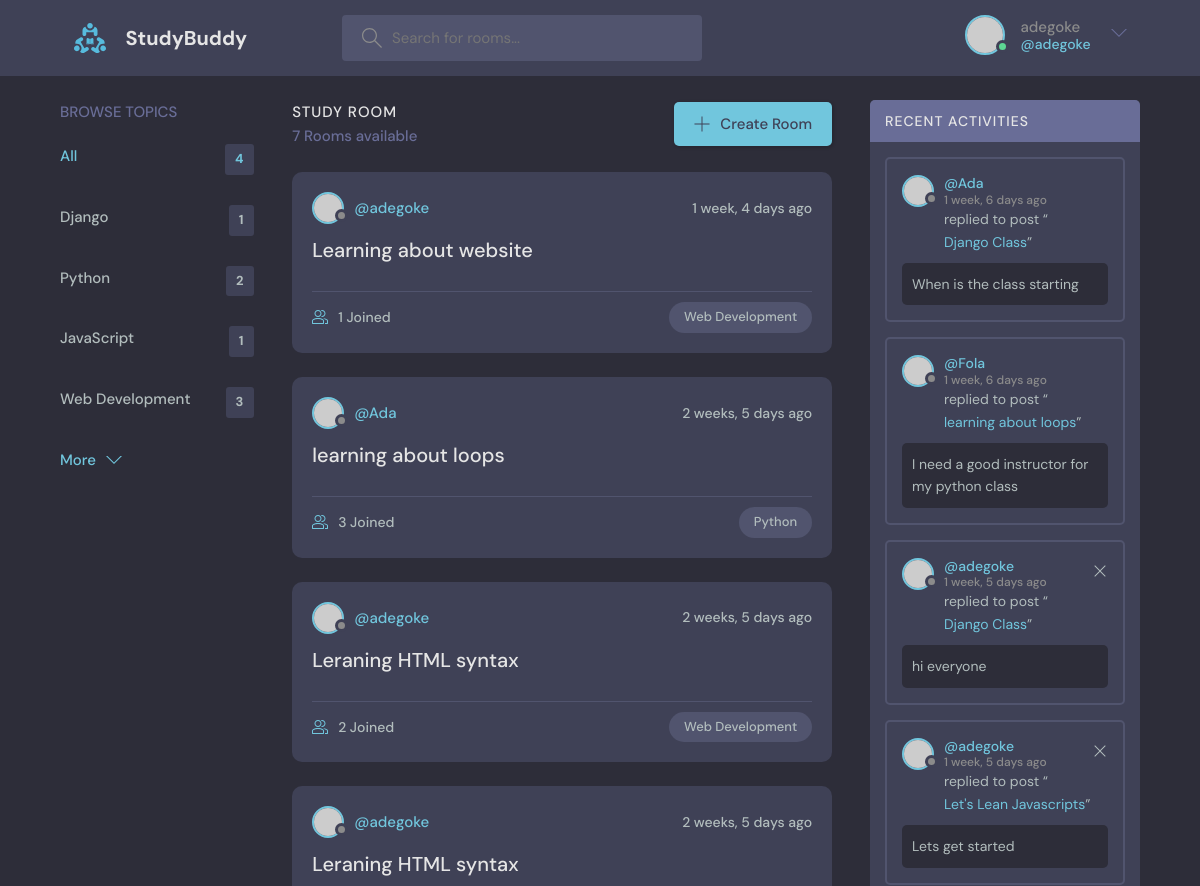
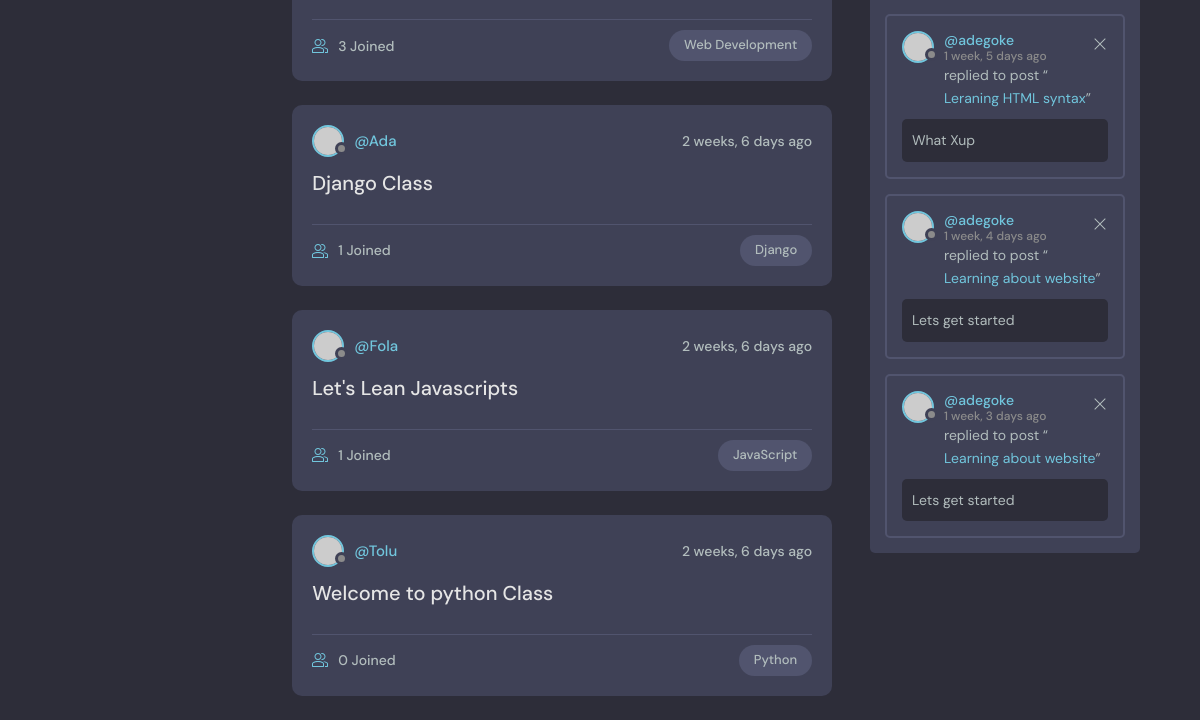
Page / (signed in) on the earlier database version (2 pictures, top to bottom).
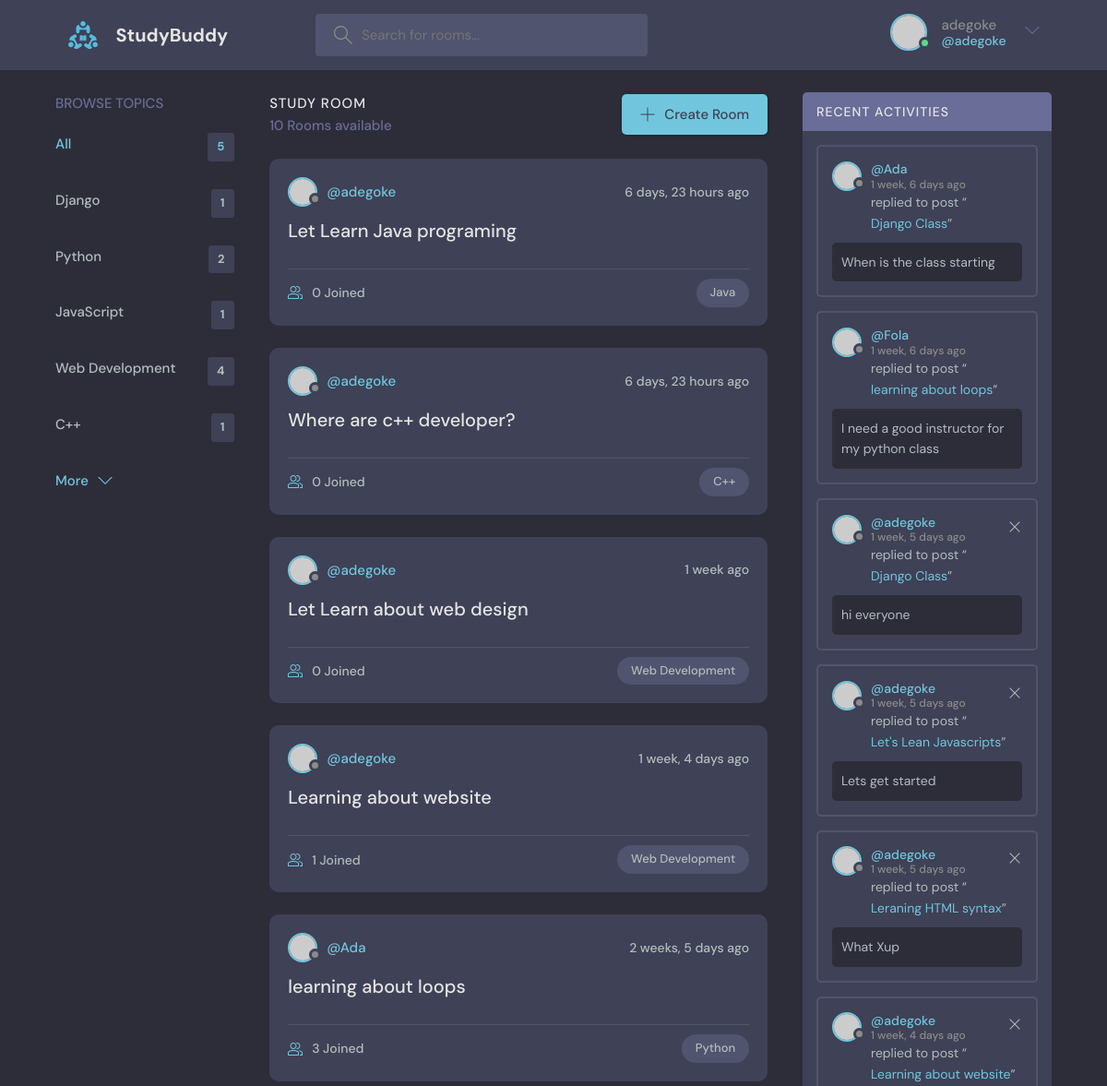
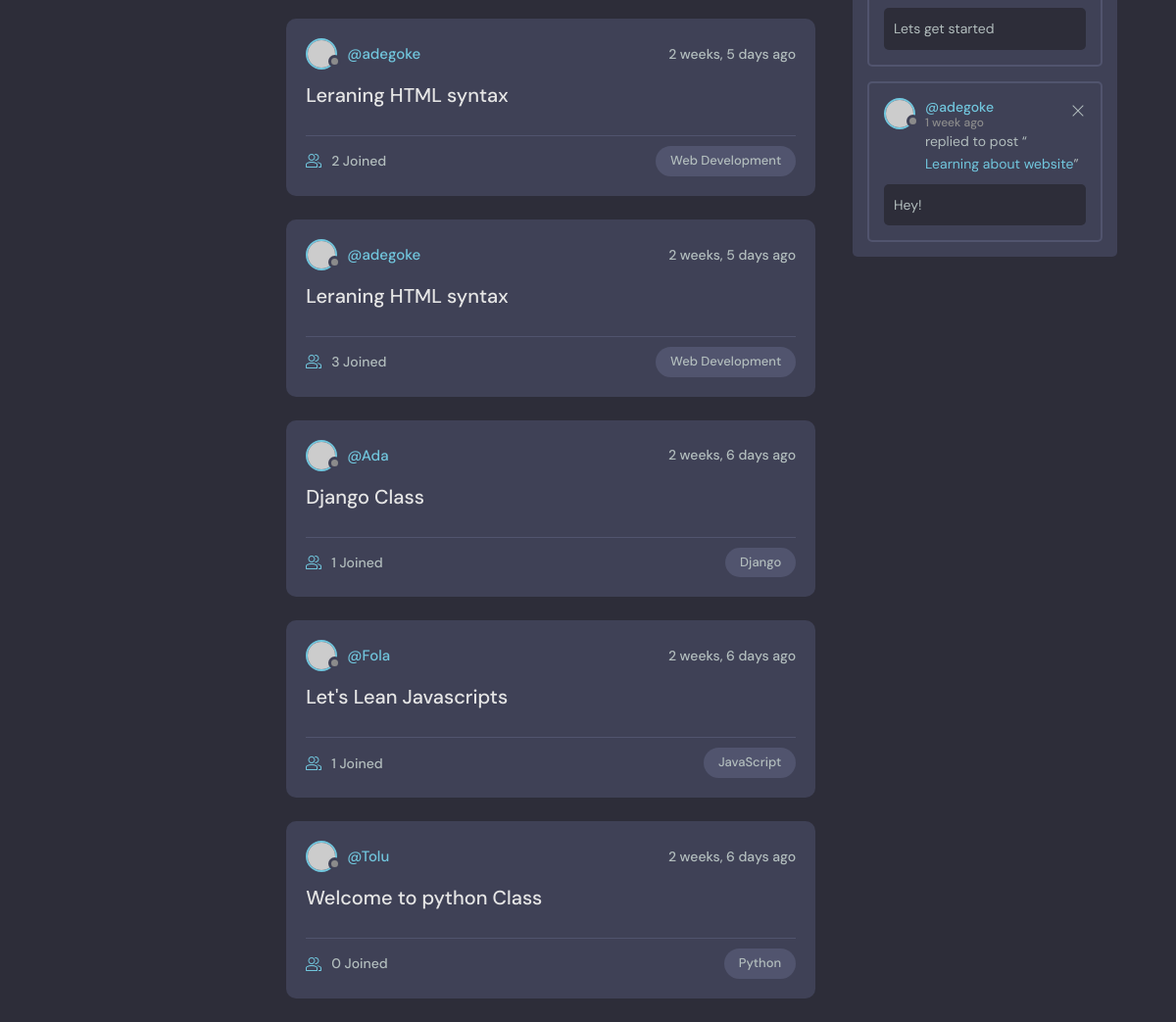
Same page on the later database version (2 pictures, top to bottom).
### tunde/models.py (models this page shows, shortened)
class Topic(models.Model):
    name=models.CharField(max_length=200)

class Room(models.Model):
    host=models.ForeignKey(User,  on_delete=models.SET_NULL, null=True)
    topic=models.ForeignKey(Topic, on_delete=models.SET_NULL, null=True)
    name=models.CharField(max_length=300)
    description=models.TextField(blank=True)
    participants=models.ManyToManyField(User, related_name='participants', blank=True)
    created_date=models.DateTimeField(auto_now_add=True)
    updated_date=models.DateTimeField(auto_now=True)
    class Meta:
        ordering = ['-created_date', '-updated_date']
    def __str__(self):
        return self.name

class Message(models.Model):
    user=models.ForeignKey(User, on_delete=models.CASCADE)
    room=models.ForeignKey(Room, on_delete=models.CASCADE)
    body=models.TextField(blank=True)
    created_date=models.DateTimeField(auto_now_add=True)
    updated_date=models.DateTimeField(auto_now=True)

### tunde/views.py (the view)
# urls.py: 2. Add a URL to urlpatterns:  path('', views.home, name='home')
@login_required(login_url='login')
def home(request):
    q= request.GET.get('q') if request.GET.get('q') else ''
    rooms=Room.objects.filter(Q(topic__name__icontains=q)|
                              Q(name__icontains=q)|
                              Q(description__icontains=q))
    topics=Topic.objects.all()[0:5]
    room_count=rooms.count()
    room_messages=Message.objects.filter(Q(room__topic__name__icontains=q))
    context={'rooms':rooms, 'topics':topics, 'room_messages':room_messages, 'room_count': room_count }
    return render(request, 'tunde/home.html', context)

### tunde/templates/tunde/home.html (shortened to what this page needs)
{% extends 'main.html' %}
   {% block content %}
   <main class="layout layout--3">
    <div class="container">
     {% include 'tunde/topics_component.html' %}
      <div class="roomList">
        <div class="roomList__header">
          <div>
            <h2>Study Room</h2>
            <p>{{room_count}} Rooms available</p>
          </div>
          <a class="btn btn--main" href="{% url 'createRoom' %}">
            <svg version="1.1" xmlns="http://www.w3.org/2000/svg" width="32" height="32" viewBox="0 0 32 32">
              <title>add</title>
              <path
                d="M16.943 0.943h-1.885v14.115h-14.115v1.885h14.115v14.115h1.885v-14.115h14.115v-1.885h-14.115v-14.115z"
              ></path>
            </svg>
            Create Room
          </a>
        </div>
       {% include 'tunde/feeds_components.html' %}
      </div>
     {% include 'tunde/activity_component.html' %}
    </div>
  </main>
   {% endblock content %}

### tunde/templates/tunde/topics_component.html (shortened to what this page needs)
<div class="topics">
   <div class="topics__header">
     <h2>Browse Topics</h2>
   </div>
   <ul class="topics__list">
     <li>
       <a href="{% url 'home' %}" class="active">All <span>{{topics.count}}</span></a>
     </li>
     {% for topic in topics %}
     <li>
       <a href="{% url 'home' %}?q={{topic.name}}">{{topic.name}}<span>{{topic.room_set.all.count}}</span></a>
     </li>
     {% endfor %}
   </ul>
   <a class="btn btn--link" href="{% url 'topic' %}">
     More
     <svg version="1.1" xmlns="http://www.w3.org/2000/svg" width="32" height="32" viewBox="0 0 32 32">
       <title>chevron-down</title>
       <path d="M16 21l-13-13h-3l16 16 16-16h-3l-13 13z"></path>
     </svg>
   </a>
 </div>

### tunde/templates/tunde/feeds_components.html (shortened to what this page needs)
{% for x  in rooms  %}
<div class="roomListRoom">
  <div class="roomListRoom__header">
    <a href="{% url 'profile' x.host.id %}" class="roomListRoom__author">
      <div class="avatar avatar--small">
        <img src="https://randomuser.me/api/portraits/women/11.jpg" />
      </div>
      <span>@{{x.host}}</span>
    </a>
    <div class="roomListRoom__actions">
      <span> {{x.created_date|timesince}}  ago</span>
    </div>
  </div>
  <div class="roomListRoom__content">
    <a href="{% url 'room' x.id %}">{{x.name}}</a>
  </div>
  <div class="roomListRoom__meta">
    <a href="{% url 'room' x.id %}" class="roomListRoom__joined">
      {{x.participants.count}} Joined
    </a>
    <p class="roomListRoom__topic">{{x.topic.name}}</p>
  </div>
</div>
{% endfor %}

### tunde/templates/tunde/activity_component.html (shortened to what this page needs)
<div class="activities">
    <div class="activities__header">
      <h2>Recent Activities</h2>
    </div>
    {% for x in room_messages  %}
    <div class="activities__box">
      <div class="activities__boxHeader roomListRoom__header">
        <a href="{% url 'profile' x.user.id %}" class="roomListRoom__author">
          <div class="avatar avatar--small">
            <img src="https://randomuser.me/api/portraits/women/11.jpg" />
          </div>
          <p>
            @{{x.user.username}}
            <span>{{x.created_date|timesince}} ago</span>
          </p>
        </a>
        <div class="roomListRoom__actions">
            {% if x.user == request.user %}
          <a href="{% url 'delete-message' x.id %}">
            <svg version="1.1" xmlns="http://www.w3.org/2000/svg" width="32" height="32" viewBox="0 0 32 32">
              <title>remove</title>
              <path
                d="M27.314 6.019l-1.333-1.333-9.98 9.981-9.981-9.981-1.333 1.333 9.981 9.981-9.981 9.98 1.333 1.333 9.981-9.98 9.98 9.98 1.333-1.333-9.98-9.98 9.98-9.981z"
              ></path>
            </svg>
          </a>
          {% endif %}
        </div>
      </div>
      <div class="activities__boxContent">
        <p>replied to post “<a href="{% url 'room' x.room.id %}">{{x.room}}</a>”</p>
        <div class="activities__boxRoomContent">
         {{x.body}}
        </div>
      </div>
    </div>
    {% endfor %}
  </div>

Differences in the rows shown:
removed Message: user.username "adegoke", created_date "1 week, 3 days", room "Learning about website", body "Lets get started"
computed for Topic "Web Development": room_set.all.count "3" → "4"
added Topic: name "C++", room_set.all.count "1"
added Room: host "adegoke", created_date "6 days, 23 hours", name "Let Learn Java programing", participants.count "0", topic.name "Java"
added Room: host "adegoke", created_date "6 days, 23 hours", name "Where are c++ developer?", participants.count "0", topic.name "C++"
added Room: host "adegoke", created_date "1 week", name "Let Learn about web design", participants.count "0", topic.name "Web Development"
added Message: user.username "adegoke", created_date "1 week", room "Learning about website", body "Hey!"
Other differences:
{{ topics.count }}: "4" → "5"
{{ room_count }}: "7" → "10"
